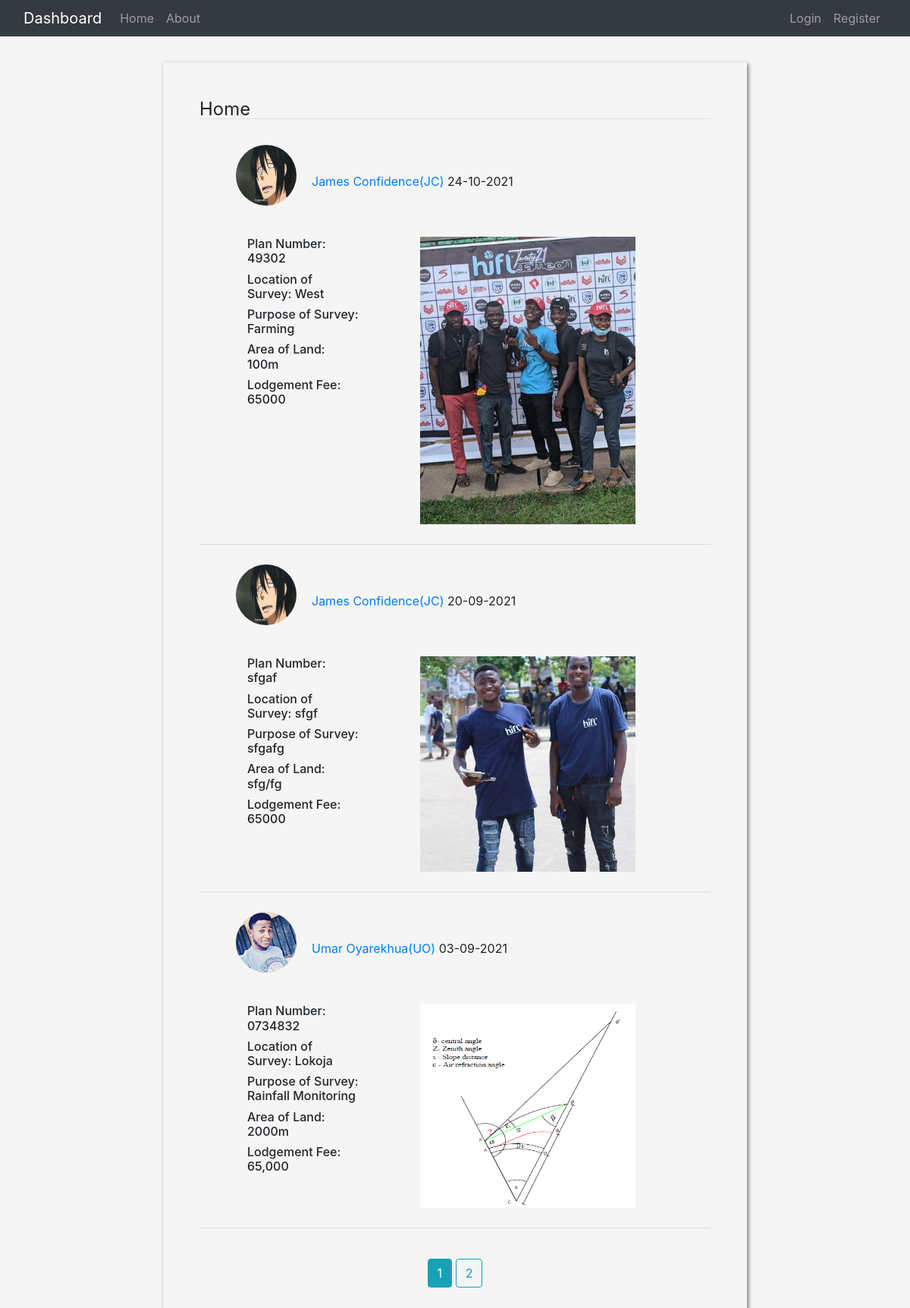
The app's page /home, older data.
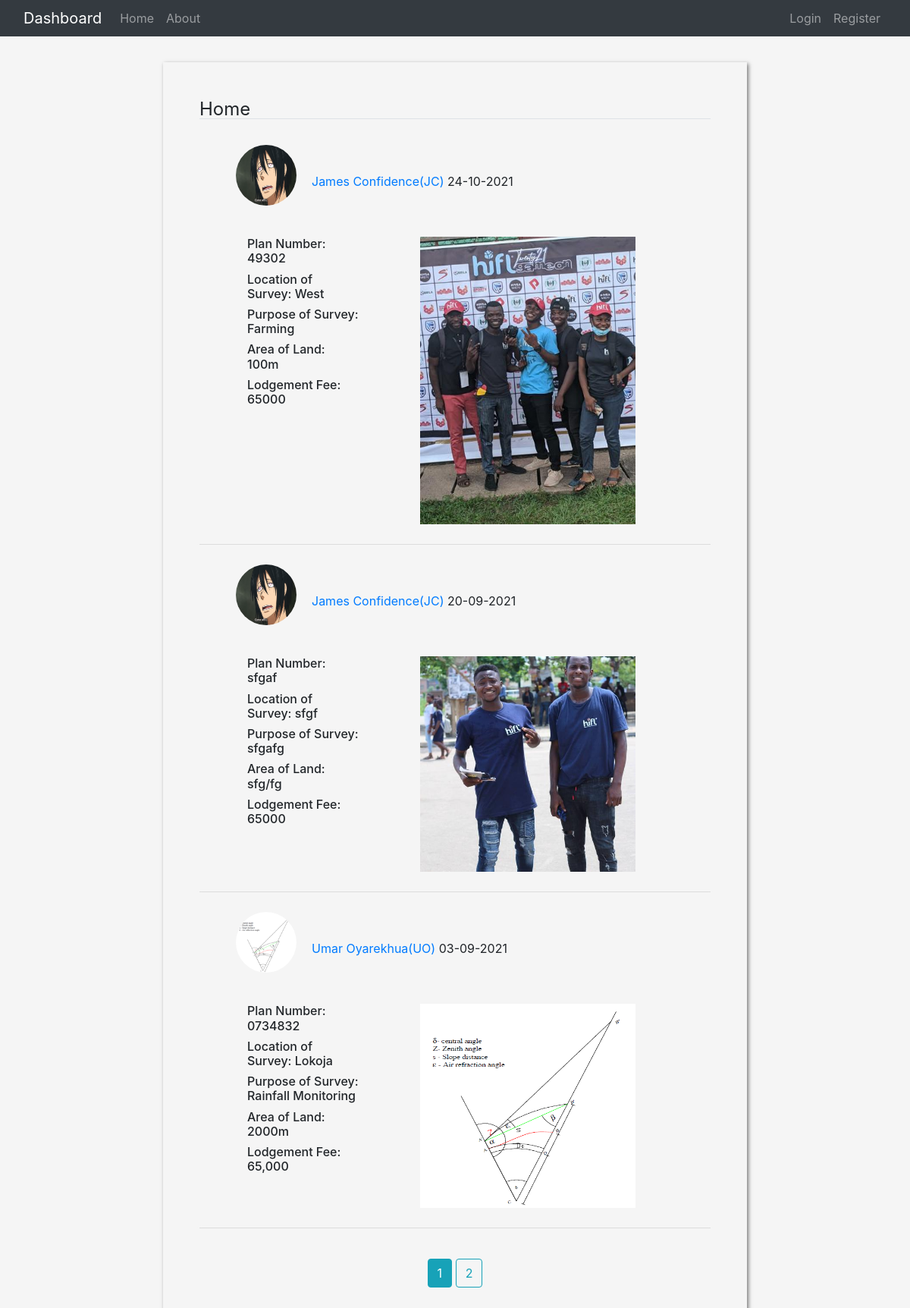
The same page, newer data.
### app/models.py (models this page shows, shortened)
class Lodgement(db.Model):
    id = db.Column(db.Integer, primary_key=True)
    name_of_survey = db.Column(db.String(), nullable=False)
    prefix = db.Column(db.String(2), nullable=False)
    plan_no = db.Column(db.String(), nullable=False)
    location = db.Column(db.String(), nullable=False)
    purpose_of_survey = db.Column(db.String(), nullable=False)
    date_of_survey = db.Column(db.DateTime(), default=datetime.utcnow)
    area_of_land = db.Column(db.Integer, nullable=False)
    lodegement_fee = db.Column(db.String, nullable=False)
    plan_file = db.Column(db.String(20), nullable=False, default='default.png')
    user_id = db.Column(db.Integer, db.ForeignKey('user.id'), nullable=False)

class User(db.Model, UserMixin):
    id = db.Column(db.Integer, primary_key=True)
    username = db.Column(db.String(20), nullable=False, unique=True)
    email = db.Column(db.String(120), nullable=False, unique=True)
    first_name = db.Column(db.String(), nullable=False)
    last_name = db.Column(db.String(), nullable=False)
    full_name = db.Column(db.String(), nullable=False)
    password = db.Column(db.String(), nullable=False)
    prefix = db.Column(db.String(2), nullable=False)
    phone_no = db.Column(db.String(15), unique=True, nullable= False)
    location = db.Column(db.String())
    image_file = db.Column(db.String(20), nullable=False, default='default.png')
    plans = db.relationship('Lodgement', backref='surveyor', lazy=True)

### app/routes.py (the view)
@app.route("/")
@app.route("/home")
def home():
    page = request.args.get('page', 1, type=int)
    plans = Lodgement.query.order_by(Lodgement.date_of_survey.desc()).paginate(per_page=3, page=page)
    return render_template('home.html', title='Home', plans=plans, legend='Home')

### app/templates/home.html (shortened to what this page needs)
{% extends "layout.html" %}
{% block CSS %}
<link rel="stylesheet" type='text/css' href="{{ url_for('static', filename='css/home.css') }}">
{% endblock %}
{% block content %}
<div class="container-fluid starting">
    <div class="row">
        <div class="col-sm-12 col-md-2"></div>
        <div class="col-sm-12 col-md-8">
            <div class="box">
                <div class="content-section">
                    <legend class="border-bottom mb-4">{{ legend }}</legend>
                    <div class="plan-display">
                        {% for plan in plans.items %}
                        <div class="content-section">
                            <div class="content-header">
                                <img class="rounded-circle img-header"
                                    src="{{ url_for('static', filename='profile_pics/' + plan.surveyor.image_file) }}"
                                    alt="Profile Picture">
                                <div class="user">
                                    <a href="{{ url_for('record', user_id=plan.surveyor.id) }}">
                                        {{plan.surveyor.full_name }}({{ plan.surveyor.prefix}})
                                    </a>
                                    {{ plan.date_of_survey.strftime('%d-%m-%Y') }}
                                </div>
                            </div>
                            <div class="content-body">
                                <div class="container-fluid">
                                    <div class="row">
                                        <div class="col-sm-12 col-md-4">
                                            <h6 class="pr-3">Plan Number: {{ plan.plan_no }}</h6>
                                            <h6 class="pr-3">Location of Survey: {{ plan.location }}</h6>
                                            <h6 class="pr-3">Purpose of Survey: {{ plan.purpose_of_survey }}</h6>
                                            <h6 class="pr-3">Area of Land: {{ plan.area_of_land }}</h6>
                                            <h6 class="pr-3">Lodgement Fee: {{ plan.lodegement_fee }}</h6>
                                        </div>
                                        <div class="col-sm-12 col-md-8">
                                            <img class="plan-img"
                                                src="{{ url_for('static', filename='plan_image/' + plan.plan_file) }}"
                                                alt="Image of Plan">
                                        </div>
                                    </div>
                                </div>
                            </div>
                        </div>
                        <hr>
                        {% endfor %}
                        <div class="links">
                            {% for page_num in plans.iter_pages(left_edge=1, right_edge=1, left_current=1,
                            right_current=2)
                            %}
                            {% if page_num %}
                            {% if plans.page == page_num %}
                            <a class="btn btn-info mt-4 mb-4" href="{{ url_for('home', page=page_num) }}">{{ page_num
                                }}</a>
                            {% else %}
                            <a class="btn btn-outline-info mt-4 mb-4" href="{{ url_for('home', page=page_num) }}">{{
                                page_num }}</a>
                            {% endif %}
                            {% else %}
                            ...
                            {% endif %}
                            {% endfor %}
                        </div>
                    </div>
                </div>
            </div>
        </div>
        <div class="col-sm-12 col-md-2"></div>
    </div>
</div>
{% endblock content %}

Row changes from the older to the newer data that the page shows:
changed through a linked row, Lodgement "Lokoja": image_file: a different picture
